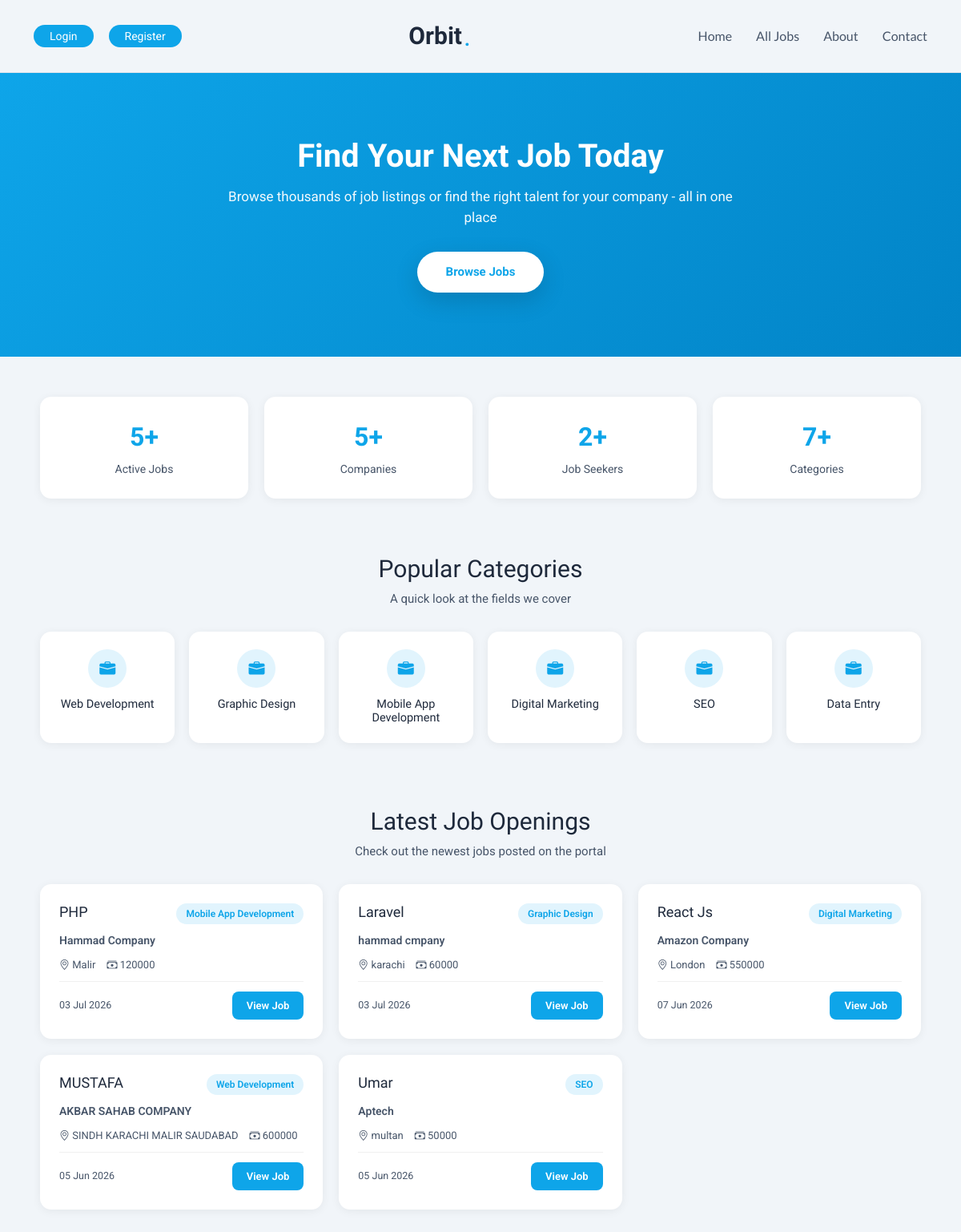
Before: / (upper part) with the older database file.
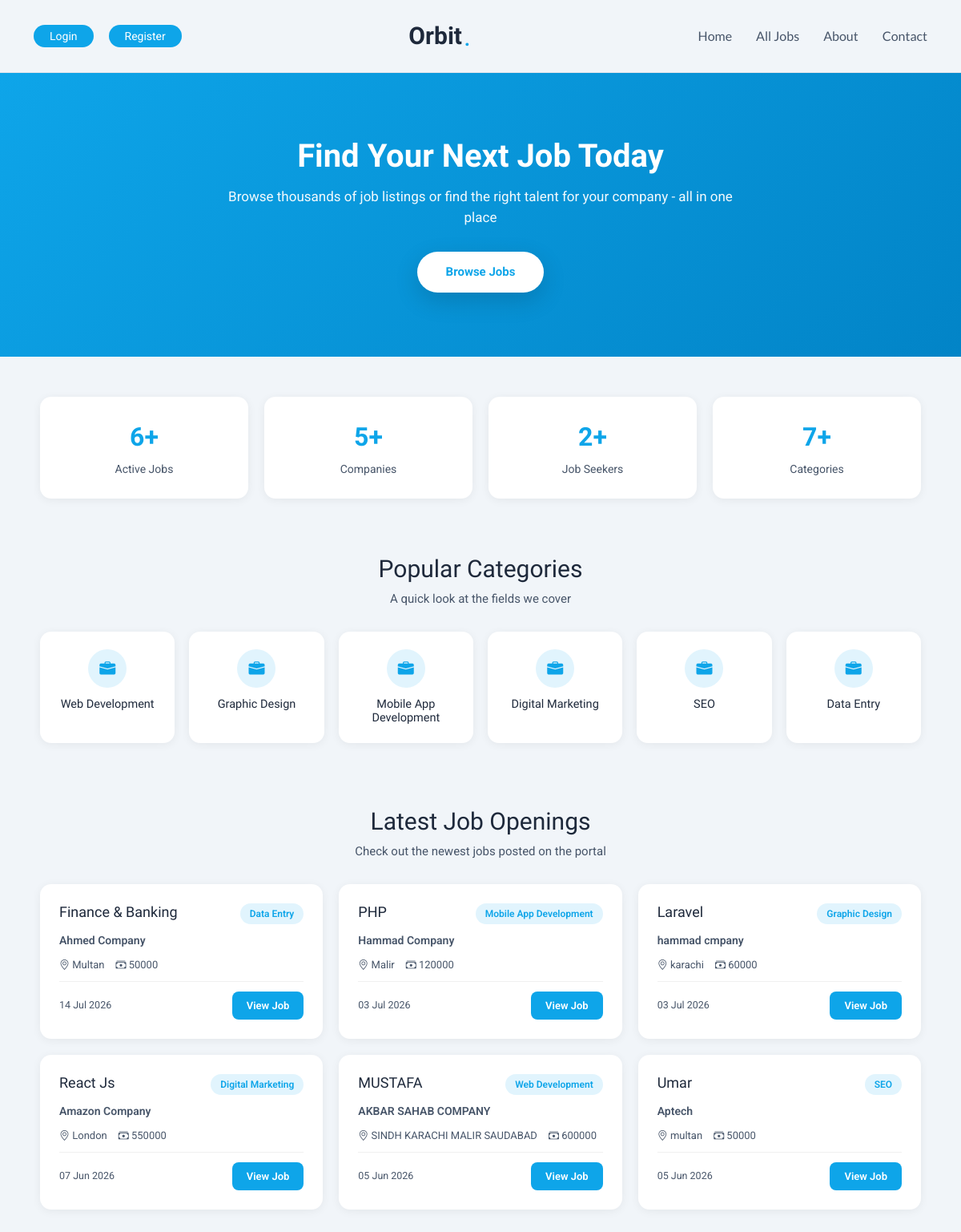
After: the same page with the newer database file.
### tables this page shows
CREATE TABLE `categories` (
  `id` int(11) NOT NULL,
  `name` varchar(100) NOT NULL
);

CREATE TABLE `jobs` (
  `id` int(11) NOT NULL,
  `user_id` int(11) DEFAULT NULL,
  `title` varchar(255) DEFAULT NULL,
  `company` varchar(255) DEFAULT NULL,
  `location` varchar(255) DEFAULT NULL,
  `salary` varchar(100) DEFAULT NULL,
  `description` text DEFAULT NULL,
  `created_at` timestamp NOT NULL DEFAULT current_timestamp(),
  `category_id` int(11) DEFAULT NULL,
  `status` varchar(20) DEFAULT 'open',
  `job_type` enum('Full Time','Part Time','Internship','Contract','Remote','Hybrid') NOT NULL DEFAULT 'Full Time'
);

### index.php (the view, shortened to what this page needs)
<?php
include "includes/config.php";
$jobsCountQuery = "select count(*) as total from jobs where status = 'open'";
$jobsCountResult = mysqli_query($conn, $jobsCountQuery);
$jobsCountRow = mysqli_fetch_assoc($jobsCountResult);
$totalJobs = $jobsCountRow['total'];
$catCountQuery = "select count(*) as total from categories";
$catCountResult = mysqli_query($conn, $catCountQuery);
$catCountRow = mysqli_fetch_assoc($catCountResult);
$totalCategories = $catCountRow['total'];
$empCountQuery = "select count(*) as total from users where role = 'employer'";
$empCountResult = mysqli_query($conn, $empCountQuery);
$empCountRow = mysqli_fetch_assoc($empCountResult);
$totalEmployers = $empCountRow['total'];
$appCountQuery = "select count(*) as total from users where role = 'applicant'";
$appCountResult = mysqli_query($conn, $appCountQuery);
$appCountRow = mysqli_fetch_assoc($appCountResult);
$totalApplicants = $appCountRow['total'];
$categoriesQuery = "select id, name from categories limit 6";
$categoriesResult = mysqli_query($conn, $categoriesQuery);
$latestJobsQuery = "select jobs.id, jobs.title, jobs.company, jobs.location, jobs.salary, jobs.created_at,
                    categories.name as category_name
                    from jobs
                    left join categories on jobs.category_id = categories.id
                    where jobs.status = 'open'
                    order by jobs.created_at desc
                    limit 6";
$latestJobsResult = mysqli_query($conn, $latestJobsQuery);
?>
<?php
include "./includes/header.php";
?>
<section class="home-hero">
    <h1>Find Your Next Job Today</h1>
    <p>Browse thousands of job listings or find the right talent for your company - all in one place</p>
    <div class="hero-btn-wrap">
        <a href="jobs.php" class="btn-browse-jobs">Browse Jobs</a>
    </div>
</section>
<section class="stats-section">
    <div class="stats-grid">
        <div class="stat-box">
            <div class="num"><?php echo $totalJobs; ?>+</div>
            <div class="label">Active Jobs</div>
        </div>
        <div class="stat-box">
            <div class="num"><?php echo $totalEmployers; ?>+</div>
            <div class="label">Companies</div>
        </div>
        <div class="stat-box">
            <div class="num"><?php echo $totalApplicants; ?>+</div>
            <div class="label">Job Seekers</div>
        </div>
        <div class="stat-box">
            <div class="num"><?php echo $totalCategories; ?>+</div>
            <div class="label">Categories</div>
        </div>
    </div>
</section>
<section class="categories-section">
    <div class="section-heading">
        <h2>Popular Categories</h2>
        <p>A quick look at the fields we cover</p>
    </div>
    <div class="categories-grid">
        <?php
        if ($categoriesResult && mysqli_num_rows($categoriesResult) > 0) {
            while ($category = mysqli_fetch_assoc($categoriesResult)) {
        ?>
            <div class="category-card">
                <div class="icon-circle"><i class="bi bi-briefcase-fill"></i></div>
                <h3><?php echo $category['name']; ?></h3>
            </div>
        <?php
            }
        } else {
        ?>
            <div class="no-jobs">No categories available yet.</div>
        <?php
        }
        ?>
    </div>
</section>
<section class="jobs-section">
    <div class="section-heading">
        <h2>Latest Job Openings</h2>
        <p>Check out the newest jobs posted on the portal</p>
    </div>
    <div class="jobs-grid">
        <?php
        if ($latestJobsResult && mysqli_num_rows($latestJobsResult) > 0) {
            while ($job = mysqli_fetch_assoc($latestJobsResult)) {
        ?>
            <div class="job-card">
                <div class="top-row">
                    <h3><?php echo $job['title']; ?></h3>
                    <span class="category-tag"><?php echo $job['category_name'] ? $job['category_name'] : 'N/A'; ?></span>
                </div>
                <div class="company"><?php echo $job['company']; ?></div>
                <div class="meta">
                    <span><i class="bi bi-geo-alt"></i> <?php echo $job['location']; ?></span>
                    <span><i class="bi bi-cash-stack"></i> <?php echo $job['salary']; ?></span>
                </div>
                <div class="card-footer">
                    <span class="date-posted"><?php echo date('d M Y', strtotime($job['created_at'])); ?></span>
                    <a class="btn-apply" href="jobs.php">View Job</a>
                </div>
            </div>
        <?php
            }
        } else {
        ?>
            <div class="no-jobs">No jobs available yet.</div>
        <?php
        }
        ?>
    </div>
</section>
<?php
include "./includes/footer.php";
?>

Changed rows visible on the page:
added jobs: title "Finance & Banking", category.name "Data Entry", company "Ahmed Company", location "Multan", salary "50000", created_at "14 Jul 2026"
Other visible differences:
$totalJobs: "5" → "6"
